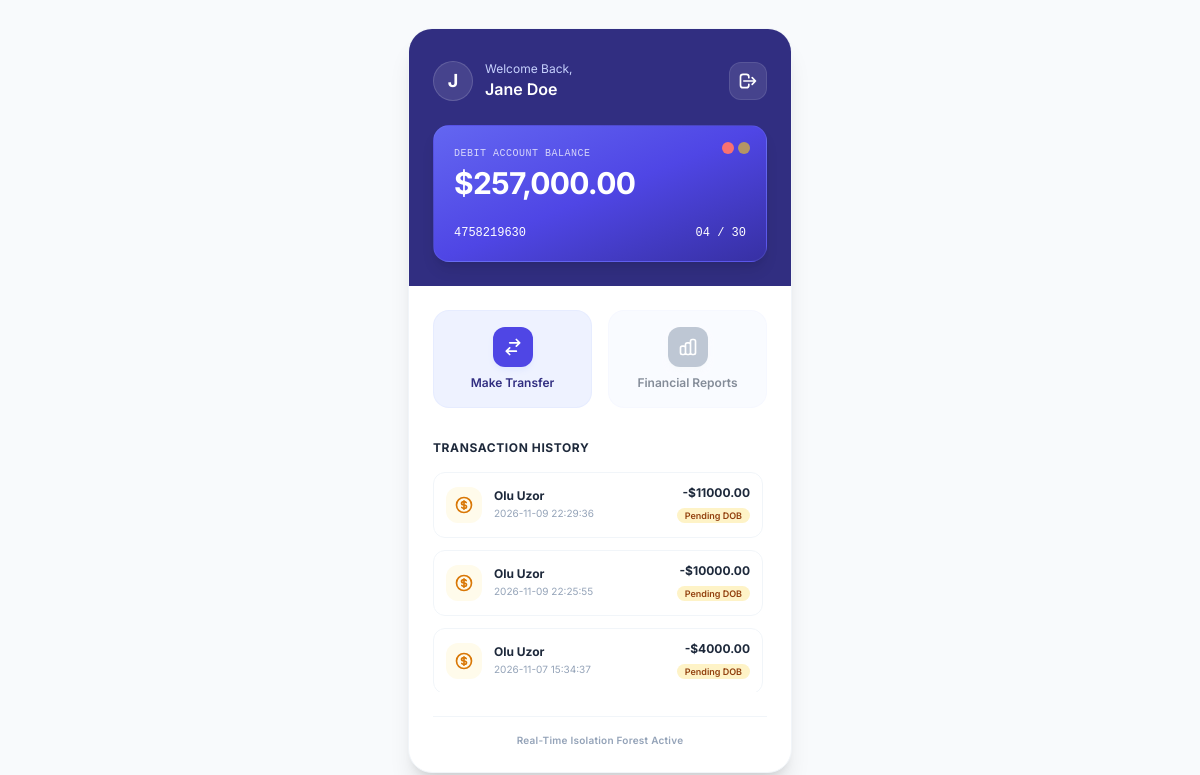
The app's page /dashboard (signed in) with its own data.
### tables this page shows
CREATE TABLE users (
            id INTEGER PRIMARY KEY AUTOINCREMENT,
            email TEXT UNIQUE NOT NULL,
            full_name TEXT NOT NULL,
            password_hash TEXT NOT NULL,
            salt BLOB NOT NULL,
            dob TEXT NOT NULL, -- Format YYYY-MM-DD
            account_number TEXT UNIQUE NOT NULL,
            balance REAL NOT NULL DEFAULT 5000.0
        , pin_hash TEXT, pin_salt BLOB, transfer_pin TEXT);

CREATE TABLE transactions (
            id INTEGER PRIMARY KEY AUTOINCREMENT,
            user_id INTEGER NOT NULL,
            recipient_name TEXT NOT NULL,
            recipient_account TEXT NOT NULL,
            enc_amount TEXT NOT NULL,
            enc_time TEXT NOT NULL,
            enc_trial_count TEXT NOT NULL,
            enc_password_session TEXT NOT NULL,
            timestamp TEXT NOT NULL,
            status TEXT NOT NULL, -- Approved, Pending DOB, Denied
            FOREIGN KEY (user_id) REFERENCES users (id)
        );

### app.py (the view)
@app.route('/dashboard')
def dashboard():
    if 'user_id' not in session:
        return redirect(url_for('login'))
    user_id = session['user_id']
    conn = get_db()
    cursor = conn.cursor()
    cursor.execute("SELECT * FROM users WHERE id = ?", (user_id,))
    user = cursor.fetchone()
    cursor.execute("SELECT * FROM transactions WHERE user_id = ? ORDER BY id DESC", (user_id,))
    encrypted_transactions = cursor.fetchall()
    user_key = session['user_key']
    transactions = []
    for tx in encrypted_transactions:
        try:
            enc_dict = {
                'amount': tx['enc_amount'],
                'time': tx['enc_time'],
                'trial_count': tx['enc_trial_count'],
                'password_session': tx['enc_password_session']
            }
            decrypted = context_dencryption(enc_dict, user_key)
            transactions.append({
                'id': tx['id'],
                'recipient_name': tx['recipient_name'],
                'recipient_account': tx['recipient_account'],
                'amount': decrypted['amount'],
                'timestamp': tx['timestamp'],
                'status': tx['status']
            })
        except Exception as e:
            print(f"Error decrypting transaction {tx['id']}: {e}")
            transactions.append({
                'id': tx['id'],
                'recipient_name': tx['recipient_name'],
                'recipient_account': tx['recipient_account'],
                'amount': 'Error (Decryption Failed)',
                'timestamp': tx['timestamp'],
                'status': 'Error'
            })
    conn.close()
    return render_template('dashboard.html', user=user, transactions=transactions)

### app.py (called while the page is built)
def get_db():
    conn = sqlite3.connect(DB_FILE)
    conn.row_factory = sqlite3.Row
    return conn

### crypto_helper.py (called while the page is built)
def context_dencryption(encrypt_diction, key):
    if isinstance(key, str):
        key = key.encode('utf-8')
    cipher_suite = Fernet(key)
    context_dencript = {
        'amount': '',
        'time': '',
        'trial_count': '',
        'password_session': ''
    }
    for k, val in encrypt_diction.items():
        if isinstance(val, str):
            val = val.encode('latin-1')
        dec_val = cipher_suite.decrypt(val)
        context_dencript[k] = dec_val.decode('utf-8')
    return context_dencript

### templates/dashboard.html (shortened to what this page needs)
<!DOCTYPE html>
<html lang="en">
<head>
    <script src="https://cdn.tailwindcss.com"></script>
</head>
<body class="bg-slate-50 flex items-center justify-center min-h-screen p-4">
    <div class="bg-white rounded-3xl shadow-xl border border-slate-100 max-w-sm w-full overflow-hidden flex flex-col min-h-[640px]">
        <div class="bg-indigo-900 px-6 pt-8 pb-6 text-white relative">
            <div class="flex justify-between items-center">
                <div class="flex items-center space-x-3">
                    <div class="w-10 h-10 bg-white/10 rounded-full flex items-center justify-center font-bold text-lg text-white border border-white/15">
                        {{ user['full_name'][0] }}
                    </div>
                    <div>
                        <p class="text-xs text-indigo-200">Welcome Back,</p>
                        <h2 class="text-base font-semibold">{{ user['full_name'] }}</h2>
                    </div>
                </div>
                <a href="{{ url_for('logout') }}" class="p-2 bg-white/10 rounded-xl hover:bg-white/20 transition border border-white/10">
                    <svg xmlns="http://www.w3.org/2000/svg" class="h-5 w-5" fill="none" viewBox="0 0 24 24" stroke="currentColor">
                        <path stroke-linecap="round" stroke-linejoin="round" stroke-width="2" d="M17 16l4-4m0 0l-4-4m4 4H7m6 4v1a3 3 0 01-3 3H6a3 3 0 01-3-3V7a3 3 0 013-3h4a3 3 0 013 3v1" />
                    </svg>
                </a>
            </div>
            <div class="mt-6 bg-gradient-to-br from-indigo-500 via-indigo-600 to-indigo-800 p-5 rounded-2xl shadow-lg border border-indigo-400/20 relative">
                <div class="absolute top-4 right-4 flex space-x-1">
                    <div class="w-3 h-3 bg-red-400 rounded-full"></div>
                    <div class="w-3 h-3 bg-yellow-400 rounded-full opacity-60"></div>
                </div>
                <p class="text-[10px] uppercase font-mono tracking-wider opacity-75">Debit Account Balance</p>
                <p class="text-3xl font-bold tracking-tight mt-1">${{ "{:,.2f}".format(user['balance']) }}</p>
                <div class="mt-6 flex justify-between items-center text-xs font-mono">
                    <p>{{ user['account_number'] }}</p>
                    <p>04 / 30</p>
                </div>
            </div>
        </div>
        <div class="p-6 flex-1 flex flex-col justify-between">
            <div>
                <div class="grid grid-cols-2 gap-4">
                    <a href="{{ url_for('transfer') }}" class="bg-indigo-50 hover:bg-indigo-100 p-4 rounded-2xl flex flex-col items-center justify-center text-center transition border border-indigo-100/50">
                        <div class="w-10 h-10 bg-indigo-600 rounded-xl flex items-center justify-center text-white mb-2 shadow-md shadow-indigo-100">
                            <svg xmlns="http://www.w3.org/2000/svg" class="h-5 w-5" fill="none" viewBox="0 0 24 24" stroke="currentColor">
                                <path stroke-linecap="round" stroke-linejoin="round" stroke-width="2" d="M8 7h12m0 0l-4-4m4 4l-4 4m0 6H4m0 0l4 4m-4-4l4-4" />
                            </svg>
                        </div>
                        <span class="text-xs font-semibold text-indigo-900">Make Transfer</span>
                    </a>
                    <div class="bg-indigo-50/50 opacity-60 p-4 rounded-2xl flex flex-col items-center justify-center text-center border border-indigo-100/30">
                        <div class="w-10 h-10 bg-slate-400 rounded-xl flex items-center justify-center text-white mb-2 shadow-md shadow-slate-100">
                        </div>
                        <span class="text-xs font-semibold text-slate-700">Financial Reports</span>
                    </div>
                </div>
                <div class="mt-8">
                    <h3 class="text-sm font-bold text-slate-800 tracking-tight uppercase tracking-wider text-xs text-slate-400 mb-4">Transaction History</h3>
                    <div class="space-y-3 max-h-[220px] overflow-y-auto pr-1">
                        {% if not transactions %}
                            <p class="text-center text-xs text-slate-400 py-6">No transactions found.</p>
                        {% else %}
                            {% for tx in transactions %}
                                <div class="flex items-center justify-between p-3 rounded-xl border border-slate-100 hover:bg-slate-50/50 transition">
                                    <div class="flex items-center space-x-3">
                                        <div class="w-9 h-9 rounded-xl flex items-center justify-center {% if tx['status'] == 'Approved' %}bg-emerald-50 text-emerald-600{% elif tx['status'] == 'Denied' %}bg-rose-50 text-rose-600{% else %}bg-amber-50 text-amber-600{% endif %}">
                                        </div>
                                        <div>
                                            <h4 class="text-xs font-bold text-slate-800">{{ tx['recipient_name'] }}</h4>
                                            <p class="text-[10px] text-slate-400 mt-0.5">{{ tx['timestamp'] }}</p>
                                        </div>
                                    </div>
                                    <div class="text-right">
                                        <h4 class="text-xs font-bold text-slate-800">-${{ "{:.2f}".format(tx['amount'] | float) if tx['amount'] != 'Error (Decryption Failed)' else 'Err' }}</h4>
                                        <span class="text-[9px] font-semibold px-2 py-0.5 rounded-full {% if tx['status'] == 'Approved' %}bg-emerald-100 text-emerald-800{% elif tx['status'] == 'Denied' %}bg-rose-100 text-rose-800{% else %}bg-amber-100 text-amber-800{% endif %}">
                                            {{ tx['status'] }}
                                        </span>
                                    </div>
                                </div>
                            {% endfor %}
                        {% endif %}
                    </div>
                </div>
            </div>
            <div class="text-center mt-6 text-[10px] font-semibold tracking-wide text-slate-400 border-t border-slate-100 pt-4">
                Real-Time Isolation Forest Active
            </div>
        </div>
    </div>
</body>
</html>

### templates/dashboard.html (style rules this page uses)
body { font-family: 'Inter', sans-serif; }

### records on screen
users: full_name "J", full_name "Jane Doe", balance "257,000.00", account_number "4758219630"
transactions: recipient_name "Olu Uzor", timestamp "2026-11-09 22:29:36", amount "11000.00", status "Pending DOB"
transactions: recipient_name "Olu Uzor", timestamp "2026-11-09 22:25:55", amount "10000.00", status "Pending DOB"
transactions: recipient_name "Olu Uzor", timestamp "2026-11-07 15:34:37", amount "4000.00", status "Pending DOB"
